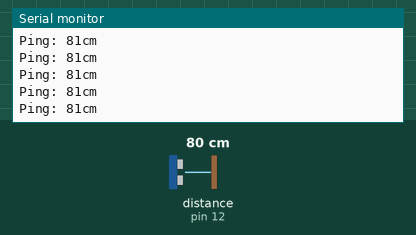
A sketch run on a simulated Arduino Uno, built with avr-gcc and run on an emulated ATmega328P. Parts: the last lines printed to the serial monitor. The test bench sets the inputs (shaded band); at power-on: distance to the obstacle (sensor on pin 12) 80 cm. The echo pulse lasts 58.3 µs per cm.

Above: at 1.2 s.
1.3 s: distance to the obstacle (sensor on pin 12) set to 2 cm
At 1.34 s:
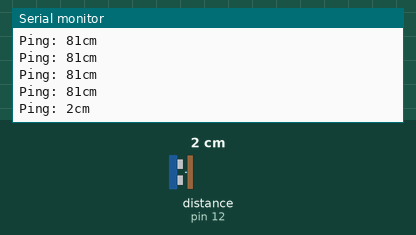
2.8 s: distance to the obstacle (sensor on pin 12) set to 250 cm
At 2.87 s:
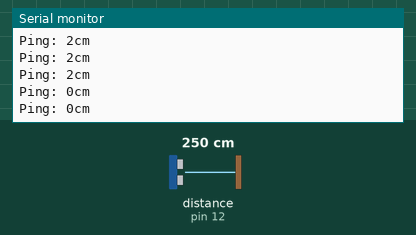
Timing chart, 0 to 5.8 s (numbered marks = the images above; inputs shaded):
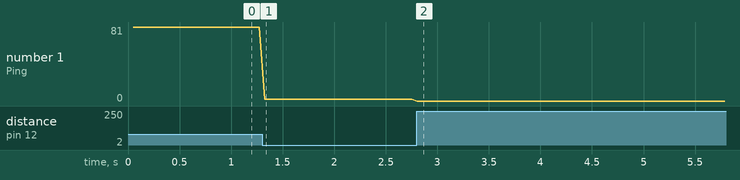

Measured:
- after the input at 1.3 s, the serial monitor: prints a new line at once (image 1)
- after the input at 2.8 s, the serial monitor: prints a new line at once (image 2)
- plotted number 1: 81 → 2 after the input at 1.3 s, 2 → 0 after the input at 2.8 s

The sketch:

Sensor_ultrasonidos_1pin.ino
```cpp
// ---------------------------------------------------------------------------
// NewPing library sketch that interfaces with all but the SRF06 sensor using
// only one Arduino pin. You can also interface with the SRF06 using one pin
// if you install a 0.1uf capacitor on the trigger and echo pins of the sensor
// then tie the trigger pin to the Arduino pin (doesn't work with Teensy).
// ---------------------------------------------------------------------------

#include <NewPing.h>

#define PING_PIN  12  // Arduino pin tied to both trigger and echo pins on the ultrasonic sensor.
#define MAX_DISTANCE 200 // Maximum distance we want to ping for (in centimeters). Maximum sensor distance is rated at 400-500cm.

NewPing sonar(PING_PIN, PING_PIN, MAX_DISTANCE); // NewPing setup of pin and maximum distance.

void setup() {
  Serial.begin(115200); // Open serial monitor at 115200 baud to see ping results.
}

void loop() {
  delay(50);                     // Wait 50ms between pings (about 20 pings/sec). 29ms should be the shortest delay between pings.
  Serial.print("Ping: ");
  Serial.print(sonar.ping_cm()); // Send ping, get distance in cm and print result (0 = outside set distance range)
  Serial.println("cm");
}
```
